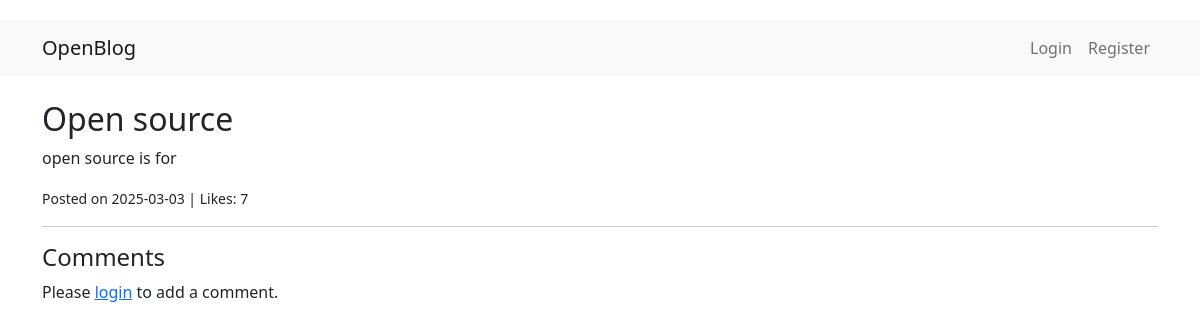
Screenshot of /post/2 with the database file from the repository.
### models.py (models this page shows)
class Post(db.Model):
    id = db.Column(db.Integer, primary_key=True)
    title = db.Column(db.String(128), nullable=False)
    content = db.Column(db.Text, nullable=False)
    timestamp = db.Column(db.DateTime, default=datetime.utcnow)
    likes = db.Column(db.Integer, default=0)
    user_id = db.Column(db.Integer, db.ForeignKey('user.id'), nullable=False)
    comments = db.relationship('Comment', backref='post', lazy=True)
    tags = db.Column(db.String(128), nullable=True)

### routes.py (the view)
@app.route('/post/<int:post_id>', methods=['GET', 'POST'])
def post_detail(post_id):
    post = Post.query.get_or_404(post_id)
    form = CommentForm()
    if form.validate_on_submit() and current_user.is_authenticated:
        comment = Comment(content=form.content.data, author=current_user, post=post)
        db.session.add(comment)
        db.session.commit()
        flash('Comment added.')
        return redirect(url_for('post_detail', post_id=post_id))
    return render_template('post_detail.html', post=post, form=form)

### templates/post_detail.html (shortened to what this page needs)
{% extends 'base.html' %}
{% block content %}
  <h2>{{ post.title }}</h2>
  <p>{{ post.content }}</p>
  <p><small>Posted on {{ post.timestamp.strftime('%Y-%m-%d') }} | Likes: <span id="likes-{{ post.id }}">{{ post.likes }}</span></small></p>
  <hr>
  <h4>Comments</h4>
  {% if current_user.is_authenticated %}
    <h5>Add a Comment</h5>
    <form method="POST">
      {{ form.hidden_tag() }}
      <div class="mb-3">
        {{ form.content(class="form-control", rows="3") }}
      </div>
      <button type="submit" class="btn btn-primary">{{ form.submit.label.text }}</button>
    </form>
  {% else %}
    <p>Please <a href="{{ url_for('login') }}">login</a> to add a comment.</p>
  {% endif %}
{% endblock %}

### static/css/main.css (style rules this page uses)
body { padding-top: 20px; background-color: #f8f9fa; }

### rows the page displays
Post: title "Open source", content "open source is for", timestamp "2025-03-03", likes "7"
